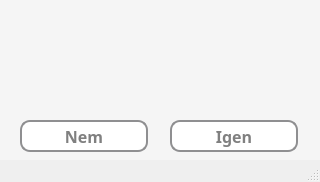
<?xml version="1.0" encoding="UTF-8"?>
<ui version="4.0">
 <class>MainWindow</class>
 <widget class="QMainWindow" name="MainWindow">
  <property name="geometry">
   <rect>
    <x>0</x>
    <y>0</y>
    <width>320</width>
    <height>182</height>
   </rect>
  </property>
  <property name="windowTitle">
   <string>MainWindow</string>
  </property>
  <property name="styleSheet">
   <string notr="true"/>
  </property>
  <widget class="QWidget" name="centralwidget">
   <widget class="QWidget" name="widget" native="true">
    <property name="geometry">
     <rect>
      <x>0</x>
      <y>0</y>
      <width>321</width>
      <height>161</height>
     </rect>
    </property>
    <property name="styleSheet">
     <string notr="true">* {
	background-color: whitesmoke;
    font-size: 16px;
    font-weight: bold;
}</string>
    </property>
    <widget class="QPushButton" name="yesButton">
     <property name="geometry">
      <rect>
       <x>170</x>
       <y>120</y>
       <width>128</width>
       <height>32</height>
      </rect>
     </property>
     <property name="font">
      <font>
       <family>Corbel</family>
       <pointsize>-1</pointsize>
       <bold>true</bold>
      </font>
     </property>
     <property name="styleSheet">
      <string notr="true">* {
	background-color: white;
	border: 2px solid #8f8f91;
	border-radius: 10px;
	color: grey;
}

*:hover {
	background-color: rgb(120, 120, 220);
	color: white;
}</string>
     </property>
     <property name="text">
      <string>Igen</string>
     </property>
    </widget>
    <widget class="QPushButton" name="noButton">
     <property name="geometry">
      <rect>
       <x>20</x>
       <y>120</y>
       <width>128</width>
       <height>32</height>
      </rect>
     </property>
     <property name="font">
      <font>
       <family>Corbel</family>
       <pointsize>-1</pointsize>
       <bold>true</bold>
      </font>
     </property>
     <property name="styleSheet">
      <string notr="true">* {
	background-color: white;
	border: 2px solid #8f8f91;
	border-radius: 10px;
	color: grey;
}

*:hover {
	background-color: rgb(120, 120, 220);
	color: white;
}</string>
     </property>
     <property name="text">
      <string>Nem</string>
     </property>
    </widget>
    <widget class="QLabel" name="questionLabel">
     <property name="enabled">
      <bool>true</bool>
     </property>
     <property name="geometry">
      <rect>
       <x>60</x>
       <y>20</y>
       <width>200</width>
       <height>80</height>
      </rect>
     </property>
     <property name="font">
      <font>
       <family>Corbel</family>
       <pointsize>16</pointsize>
       <bold>true</bold>
      </font>
     </property>
     <property name="layoutDirection">
      <enum>Qt::LeftToRight</enum>
     </property>
     <property name="styleSheet">
      <string notr="true">* {
	font-size: 16pt;
	color: grey;
}</string>
     </property>
     <property name="frameShape">
      <enum>QFrame::NoFrame</enum>
     </property>
     <property name="text">
      <string/>
     </property>
     <property name="textFormat">
      <enum>Qt::PlainText</enum>
     </property>
     <property name="scaledContents">
      <bool>true</bool>
     </property>
     <property name="alignment">
      <set>Qt::AlignCenter</set>
     </property>
    </widget>
   </widget>
  </widget>
  <widget class="QStatusBar" name="statusbar"/>
 </widget>
 <resources/>
 <connections/>
</ui>
